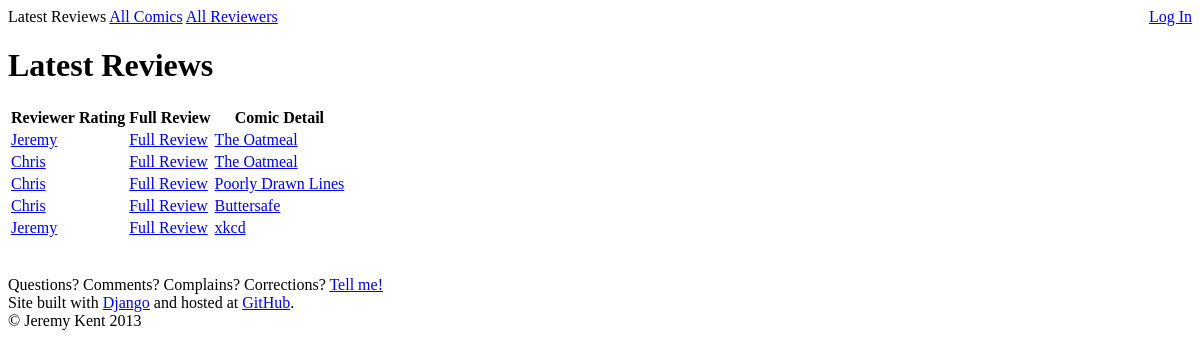
Before: / with the older database file.
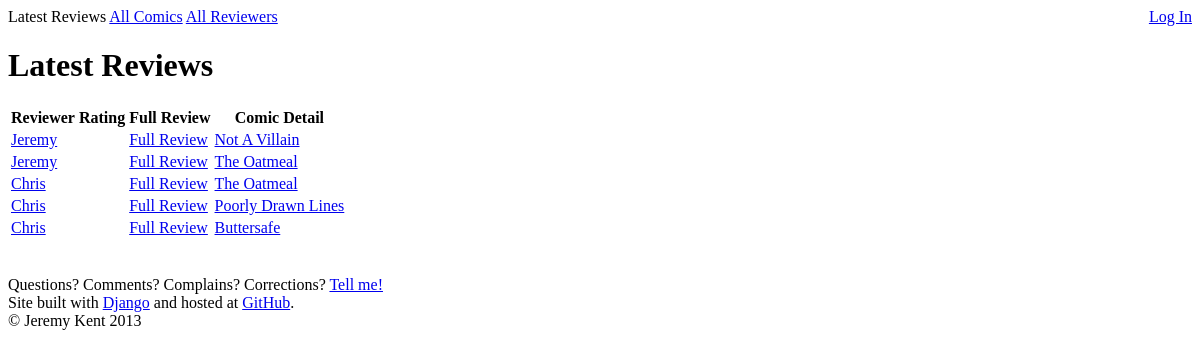
After: the same page with the newer database file.
### reviews/models.py (models this page shows, shortened)
class Review(models.Model):
    comic = models.ForeignKey(Comic)
    reviewer = models.ForeignKey(Reviewer)
    review_text = models.CharField(max_length=2000)
    stars = models.IntegerField(default=0)
    pub_date = models.DateTimeField('date reviewed')

class Reviewer(models.Model):
    user = models.OneToOneField(User)
    name = models.CharField(max_length=50)
    admin = models.BooleanField(default=False)

class Comic(models.Model):
    RATING_UNRATED = 'un'
    RATING_G       = 'g'
    RATING_PG      = 'pg'
    RATING_PG_13   = 'pg13'
    RATING_R       = 'r'
    RATING_NC_17   = 'nc17'
    MPAA_RATING_CHOICES = (
        (RATING_UNRATED, '(Unrated)'),
        (RATING_G,       'G'),
        (RATING_PG,      'PG'),
        (RATING_PG_13,   'PG-13'),
        (RATING_R,       'R'),
        (RATING_NC_17,   'NC-17'),
    )
    name = models.CharField(max_length=50)
    url = models.CharField(max_length=200)
    mpaa_rating = models.CharField(
        max_length=4,
        choices=MPAA_RATING_CHOICES,
        default=RATING_UNRATED)
    def __unicode__(self):
        return self.name

### reviews/views.py (the view)
# urls.py: url(r'^$', views.ReviewIndexView.as_view(), name='index'),
class ReviewIndexView(generic.ListView):
    def get_queryset(self):
        return Review.objects.order_by('-pub_date')[:5]

### ibcomics/templates/reviews/review_list.html (shortened to what this page needs)
{% extends 'reviews/base.html' %}
{% block allreviews %}Latest Reviews{% endblock %}
{% block allcomics %}{{ block.super }}{% endblock %}
{% block allreviewers %}{{ block.super }}{% endblock %}
{% block content %}
    <h1>Latest Reviews</h1>
    {% if review_list %}
        <table class="latestreviews">
            <thead>
                <tr>
                    <th>Reviewer</th>
                    <th>Rating</th>
                    <th>Full Review</th>
                    <th>Comic Detail</th>
                </tr>
            </thead>
            <tbody>
                {% for review in review_list %}
                    <tr>
                        <td><a href="{% url 'reviewerdetail' review.reviewer.id %}">{{ review.reviewer.name }}</a></td>
                        <td>
                        </td>
                        <td>
                            <a href="{% url 'detail' review.id %}">Full Review</a>
                        </td>
                        <td>
                            <a href="{% url 'comicdetail' review.comic.id %}">{{ review.comic }}</a>
                        </td>
                    </tr>
                {% endfor %}
            </tbody>
        </table>
    {% else %}
        <p>No reviews are available.</p>
    {% endif %}
{% endblock %}

Changed rows visible on the page:
no longer on this page (row unchanged): Review: reviewer.name "Jeremy", comic "xkcd"
now on this page (row edited): Review: reviewer.name "Jeremy", comic "Not A Villain"
